Frame 1 (no input): blank canvas, image omitted
Frame 60 (the mouse pressed at the canvas centre just before this capture): blank canvas, image omitted
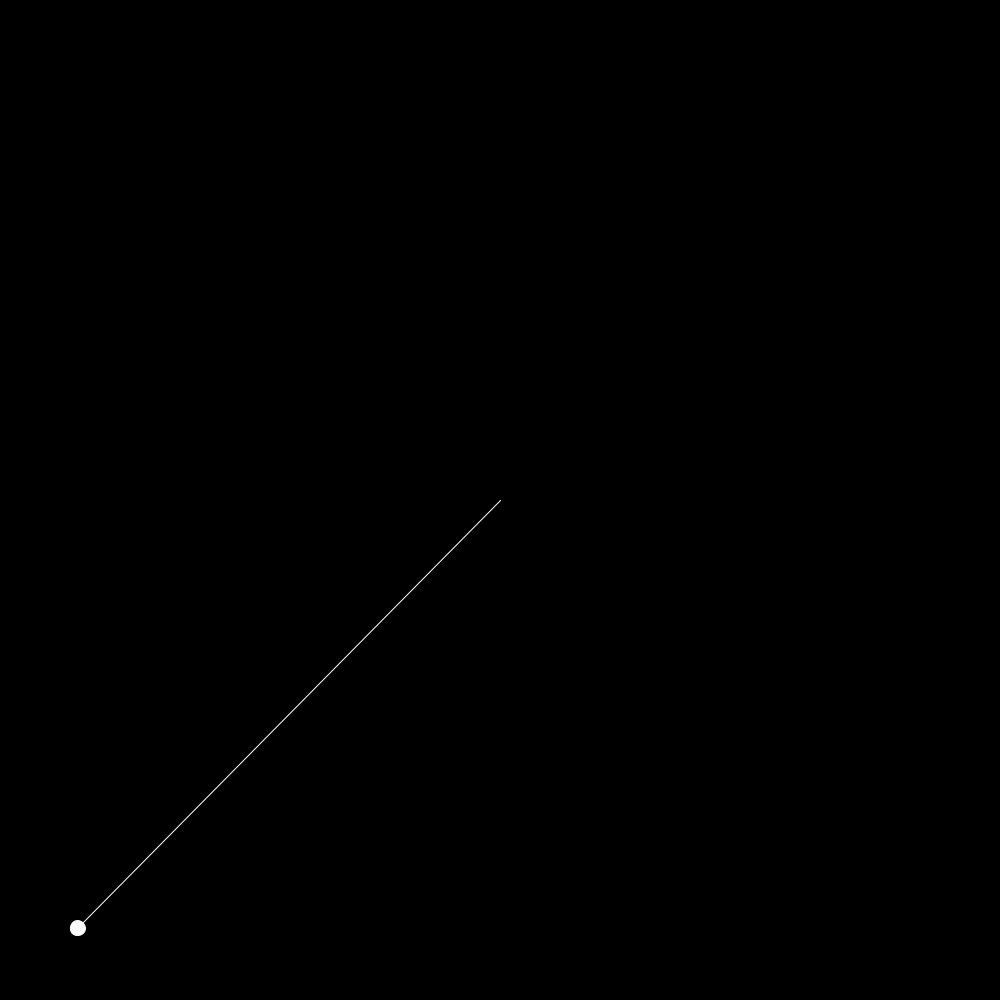
Frame 120 (the mouse held since frame 60 and released just before this capture)

The Processing sketch whose frames 1 and 60 were blank and that drew this single picture after the mouse press (run headless with seeded random() and noise(); from frame 60 on, the mouse is pressed at the canvas centre):

// Processing sketch: angry_bird
// ── angry_bird.pde
float x;
float y; 
float g = 9.82;
//tid = t 
float t = 1; 
float v0 = 100;
float x0 = 0;
float y0 = -1000;
// alpha = a
float alpha = PI/4;
float ypixel;
boolean startSpil = false;
void setup() {
  size(1000, 1000);
  clear();
}

void keyPressed(){
  startSpil = true;
}

void draw() {
  background(0,0,0);
  stroke(255);
  
  line(mouseX, mouseY , x , y);   
  
  
  ellipse(x,y, 15,15);
 ypixel = 1000 - y;
if(startSpil){
    updateModel();}
}



void mousePressed() { 
  updateModel();
  println(x, y, ypixel);
}
// afyreings formel 
void updateModel() {
t = t+0.1;
  y = (-0.5 * g * t*t + v0 * sin(alpha) * t + y0)*-1;  

  if (y>0) {
    x = v0 * cos(alpha) * t + x0;
  } else {
    y=0;
  }
}
